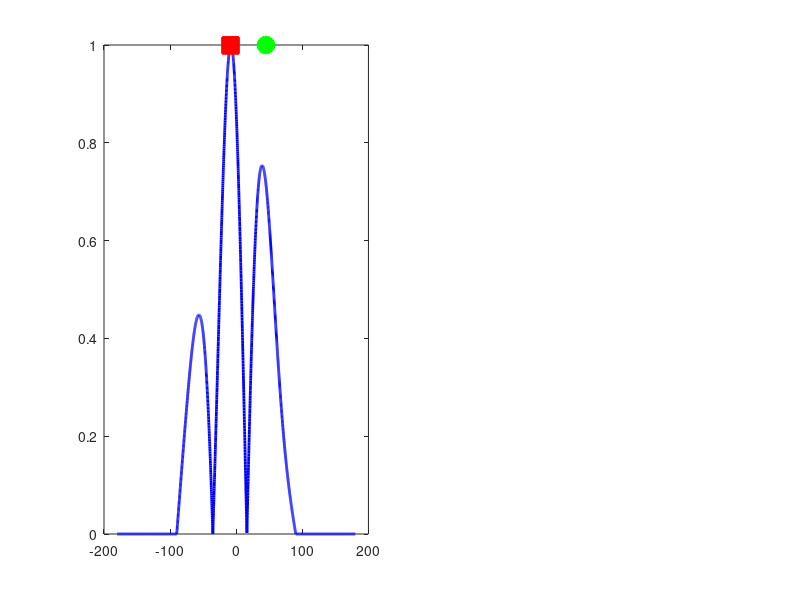

Write MATLAB code to recreate this figure. (Note: this script raises an error after producing the figure.)
%% N=2 Real-World Phased Array (360° View - Steered to 0°)
clear; clc; close all;

% === PARAMETERS ===
N = 2;                  
f = 40000;              % 40 kHz
c = 343;                
d = 10 / 1000;          % 10mm spacing
theta0 = 45;             % Target Steering Angle

% === CALCULATIONS ===
lambda = c/f;
k = 2 * pi / lambda;

% 1. Full 360-degree range
theta_plot = -180:0.1:180; 
theta_rad = deg2rad(theta_plot);
theta0_rad = deg2rad(theta0);

% 2. Phase shift needed to steer beam
delta_phi = k * d * sin(theta0_rad);

% 3. Raw Interference Pattern (Array Factor)
psi = k * d * sin(theta_rad) - delta_phi;
AF = abs(sin(N * psi / 2) ./ (N * sin(psi / 2)));
AF(isnan(AF)) = 1; 

% 4. REAL-WORLD ELEMENT FACTOR (The Baffle)
EF = cos(theta_rad); 
EF(EF < 0) = 0; 

% 5. Combine: Total Pattern = Interference * Physical Baffle
pattern = AF .* EF;
pattern = pattern / max(pattern);

% === DETECT GRATING LOBES (Both m = -1 and m = +1) ===
lambda_over_d = lambda / d;

% m = -1 (grating lobe on opposite side)
sin_gl_minus = sind(theta0) - lambda_over_d;
if abs(sin_gl_minus) <= 1
    theta_gl_minus = asind(sin_gl_minus);
    amp_gl_minus = interp1(theta_plot, pattern, theta_gl_minus);
    visible_minus = true;
else
    theta_gl_minus = NaN;
    visible_minus = false;
end

% m = +1 (grating lobe on same side)
sin_gl_plus = sind(theta0) + lambda_over_d;
if abs(sin_gl_plus) <= 1
    theta_gl_plus = asind(sin_gl_plus);
    amp_gl_plus = interp1(theta_plot, pattern, theta_gl_plus);
    visible_plus = true;
else
    theta_gl_plus = NaN;
    visible_plus = false;
end

% === DISPLAY RESULTS ===
fprintf('\n========================================\n');
fprintf('BEAM STEERING RESULTS (Steering to %g°)\n', theta0);
fprintf('========================================\n');
fprintf('λ/d ratio: %.4f\n', lambda_over_d);
fprintf('d/λ ratio: %.2f\n', d/lambda);
fprintf('\nGrating Lobe Detection:\n');
if visible_minus
    fprintf('  ✓ m = -1 grating lobe at: %.1f°\n', theta_gl_minus);
else
    fprintf('  ✗ No visible grating lobe for m = -1\n');
end
if visible_plus
    fprintf('  ✓ m = +1 grating lobe at: %.1f°\n', theta_gl_plus);
else
    fprintf('  ✗ No visible grating lobe for m = +1 (sin = %.4f > 1)\n', sin_gl_plus);
end
fprintf('========================================\n\n');

% === FIGURE ===
figure('Color', 'w', 'Position', [100 100 1200 500]);

% --- RECTANGULAR PLOT ---
subplot(1,2,1);
plot(theta_plot, pattern, 'b-', 'LineWidth', 2); hold on;

% Plot MAIN LOBE (Green)
plot(theta0, 1, 'go', 'MarkerSize', 12, 'MarkerFaceColor', 'g', 'LineWidth', 1.5);

% Plot GRATING LOBE if visible (Red)
if visible_minus
    plot(theta_gl_minus, amp_gl_minus, 'rs', 'MarkerSize', 12, 'MarkerFaceColor', 'r', 'LineWidth', 1.5);
end
if visible_plus
    plot(theta_gl_plus, amp_gl_plus, 'rs', 'MarkerSize', 12, 'MarkerFaceColor', 'r', 'LineWidth', 1.5);
end

% Draw vertical dashed lines
xline(theta0, 'g--', 'LineWidth', 1, 'Alpha', 0.5);
if visible_minus
    xline(theta_gl_minus, 'r--', 'LineWidth', 1, 'Alpha', 0.5);
end
if visible_plus
    xline(theta_gl_plus, 'r--', 'LineWidth', 1, 'Alpha', 0.5);
end

% Add labels above peaks
text(theta0, 1.1, sprintf('MAIN LOBE\n%.1f°', theta0), ...
    'HorizontalAlignment', 'center', 'FontSize', 11, 'Color', [0 0.6 0], ...
    'FontWeight', 'bold');

if visible_minus
    text(theta_gl_minus, amp_gl_minus + 0.08, sprintf('GRATING LOBE\n%.1f°', theta_gl_minus), ...
        'HorizontalAlignment', 'center', 'FontSize', 11, 'Color', [0.8 0 0], ...
        'FontWeight', 'bold');
end

if visible_plus
    text(theta_gl_plus, amp_gl_plus + 0.08, sprintf('GRATING LOBE\n%.1f°', theta_gl_plus), ...
        'HorizontalAlignment', 'center', 'FontSize', 11, 'Color', [0.8 0 0], ...
        'FontWeight', 'bold');
end

% Formatting
grid on; box on;
xlim([-180 180]); ylim([0 1.2]);
xlabel('Angle (degrees)', 'FontSize', 12);
ylabel('Normalized Amplitude', 'FontSize', 12);
title('Beam Pattern - Rectangular View', 'FontSize', 14, 'FontWeight', 'bold');

% --- POLAR PLOT ---
subplot(1,2,2);
polarplot(theta_rad, pattern, 'b-', 'LineWidth', 2); hold on;

% Set orientation (North = 0°, East = 90°)
ax = gca;
ax.ThetaZeroLocation = 'top';
ax.ThetaDir = 'clockwise';
ax.FontSize = 10;

% Plot MAIN LOBE (Green)
polarplot(theta0_rad, 1, 'go', 'MarkerSize', 12, 'MarkerFaceColor', 'g');

% Plot GRATING LOBES if visible (Red)
if visible_minus
    polarplot(deg2rad(theta_gl_minus), amp_gl_minus, 'rs', 'MarkerSize', 12, 'MarkerFaceColor', 'r');
end
if visible_plus
    polarplot(deg2rad(theta_gl_plus), amp_gl_plus, 'rs', 'MarkerSize', 12, 'MarkerFaceColor', 'r');
end

% Add labels for lobes - PLACED OUTSIDE THE POLAR CIRCLE

% Main lobe label (outside at top)
[tx_main, ty_main] = pol2cart(theta0_rad, 1.25);
text(tx_main, ty_main, sprintf('MAIN LOBE\n%.1f°', theta0), ...
    'HorizontalAlignment', 'center', 'FontSize', 11, 'Color', [0 0.6 0], ...
    'FontWeight', 'bold');

% Grating lobe labels - positioned at the BOTTOM of the figure
% Get the position of the polar axes
axPos = ax.Position; % [left bottom width height]
figPos = get(gcf, 'Position');

% Create text boxes at the bottom of the figure (below the polar plot)
if visible_minus
    % Left side bottom (for negative angle)
    annotation('textbox', [0.62, 0.08, 0.12, 0.08], ...
        'String', sprintf('GRATING LOBE\n%.1f°', theta_gl_minus), ...
        'HorizontalAlignment', 'center', 'FontSize', 10, ...
        'Color', [0.8 0 0], 'FontWeight', 'bold', ...
        'LineStyle', 'none', 'BackgroundColor', 'none');
end

if visible_plus
    % Right side bottom (for positive angle)
    annotation('textbox', [0.78, 0.08, 0.12, 0.08], ...
        'String', sprintf('GRATING LOBE\n%.1f°', theta_gl_plus), ...
        'HorizontalAlignment', 'center', 'FontSize', 10, ...
        'Color', [0.8 0 0], 'FontWeight', 'bold', ...
        'LineStyle', 'none', 'BackgroundColor', 'none');
end

% If both are visible, also show a connecting note
if visible_minus && visible_plus
    annotation('textbox', [0.70, 0.02, 0.08, 0.05], ...
        'String', 'Both grating lobes visible (symmetrical)', ...
        'HorizontalAlignment', 'center', 'FontSize', 8, ...
        'Color', [0.5 0.5 0.5], 'FontStyle', 'italic', ...
        'LineStyle', 'none', 'BackgroundColor', 'none');
end

% Add compass rose
[tx_n, ty_n] = pol2cart(0, 1.4);
text(tx_n, ty_n, 'N', 'HorizontalAlignment', 'center', 'FontSize', 12, 'FontWeight', 'bold');
[tx_e, ty_e] = pol2cart(pi/2, 1.4);
text(tx_e, ty_e, 'E', 'HorizontalAlignment', 'center', 'FontSize', 12, 'FontWeight', 'bold');
[tx_s, ty_s] = pol2cart(pi, 1.4);
text(tx_s, ty_s, 'S', 'HorizontalAlignment', 'center', 'FontSize', 12, 'FontWeight', 'bold');
[tx_w, ty_w] = pol2cart(-pi/2, 1.4);
text(tx_w, ty_w, 'W', 'HorizontalAlignment', 'center', 'FontSize', 12, 'FontWeight', 'bold');

% Add reference circle
theta_circle = linspace(0, 2*pi, 100);
polarplot(theta_circle, ones(size(theta_circle)), 'k:', 'LineWidth', 0.5, 'Color', [0.7 0.7 0.7]);

title(sprintf('Beam Pattern - Polar View (0° = North, 90° = East)\nSteered to %g°', theta0), ...
    'FontSize', 14, 'FontWeight', 'bold');
